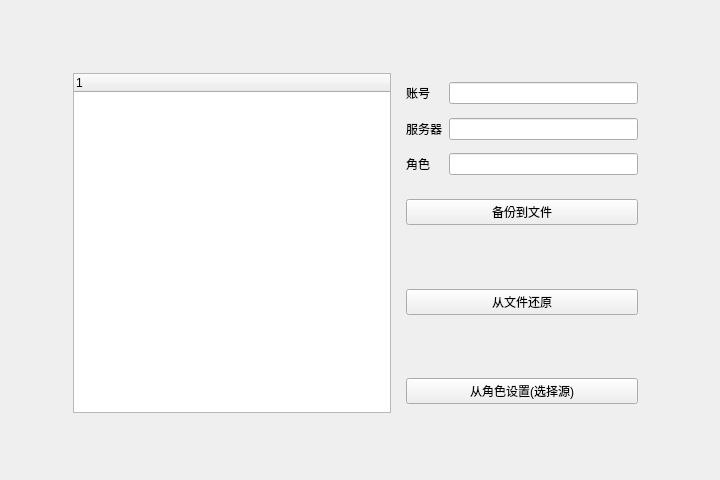
<?xml version="1.0" encoding="UTF-8"?>
<ui version="4.0">
 <class>Menu</class>
 <widget class="QWidget" name="Menu">
  <property name="geometry">
   <rect>
    <x>0</x>
    <y>0</y>
    <width>720</width>
    <height>480</height>
   </rect>
  </property>
  <property name="minimumSize">
   <size>
    <width>720</width>
    <height>480</height>
   </size>
  </property>
  <property name="maximumSize">
   <size>
    <width>750</width>
    <height>480</height>
   </size>
  </property>
  <property name="windowTitle">
   <string>Form</string>
  </property>
  <layout class="QGridLayout" name="gridLayout_2" rowstretch="1,2,4,1" columnstretch="1,4,1,4,1">
   <item row="0" column="2">
    <spacer name="verticalSpacer_7">
     <property name="orientation">
      <enum>Qt::Vertical</enum>
     </property>
     <property name="sizeHint" stdset="0">
      <size>
       <width>20</width>
       <height>53</height>
      </size>
     </property>
    </spacer>
   </item>
   <item row="1" column="1" rowspan="2" colspan="2">
    <widget class="QTreeWidget" name="treeWidget">
     <property name="editTriggers">
      <set>QAbstractItemView::DoubleClicked|QAbstractItemView::EditKeyPressed</set>
     </property>
     <column>
      <property name="text">
       <string notr="true">1</string>
      </property>
     </column>
    </widget>
   </item>
   <item row="1" column="3">
    <widget class="QWidget" name="widget_2" native="true">
     <layout class="QGridLayout" name="gridLayout">
      <item row="0" column="0">
       <widget class="QLabel" name="label">
        <property name="text">
         <string>账号</string>
        </property>
       </widget>
      </item>
      <item row="0" column="1">
       <widget class="QLineEdit" name="user_text"/>
      </item>
      <item row="1" column="0">
       <spacer name="verticalSpacer_5">
        <property name="orientation">
         <enum>Qt::Vertical</enum>
        </property>
        <property name="sizeHint" stdset="0">
         <size>
          <width>20</width>
          <height>5</height>
         </size>
        </property>
       </spacer>
      </item>
      <item row="1" column="1">
       <spacer name="verticalSpacer_3">
        <property name="orientation">
         <enum>Qt::Vertical</enum>
        </property>
        <property name="sizeHint" stdset="0">
         <size>
          <width>20</width>
          <height>5</height>
         </size>
        </property>
       </spacer>
      </item>
      <item row="2" column="0">
       <widget class="QLabel" name="label_2">
        <property name="text">
         <string>服务器</string>
        </property>
       </widget>
      </item>
      <item row="2" column="1">
       <widget class="QLineEdit" name="server_text"/>
      </item>
      <item row="3" column="0">
       <spacer name="verticalSpacer_6">
        <property name="orientation">
         <enum>Qt::Vertical</enum>
        </property>
        <property name="sizeHint" stdset="0">
         <size>
          <width>20</width>
          <height>6</height>
         </size>
        </property>
       </spacer>
      </item>
      <item row="3" column="1">
       <spacer name="verticalSpacer_4">
        <property name="orientation">
         <enum>Qt::Vertical</enum>
        </property>
        <property name="sizeHint" stdset="0">
         <size>
          <width>20</width>
          <height>6</height>
         </size>
        </property>
       </spacer>
      </item>
      <item row="4" column="0">
       <widget class="QLabel" name="label_3">
        <property name="text">
         <string>角色</string>
        </property>
       </widget>
      </item>
      <item row="4" column="1">
       <widget class="QLineEdit" name="id_text"/>
      </item>
     </layout>
    </widget>
   </item>
   <item row="2" column="0">
    <spacer name="horizontalSpacer">
     <property name="orientation">
      <enum>Qt::Horizontal</enum>
     </property>
     <property name="sizeHint" stdset="0">
      <size>
       <width>59</width>
       <height>20</height>
      </size>
     </property>
    </spacer>
   </item>
   <item row="2" column="3">
    <widget class="QWidget" name="widget" native="true">
     <layout class="QVBoxLayout" name="verticalLayout">
      <item>
       <widget class="QPushButton" name="backup_button">
        <property name="text">
         <string>备份到文件</string>
        </property>
       </widget>
      </item>
      <item>
       <spacer name="verticalSpacer">
        <property name="orientation">
         <enum>Qt::Vertical</enum>
        </property>
        <property name="sizeHint" stdset="0">
         <size>
          <width>20</width>
          <height>61</height>
         </size>
        </property>
       </spacer>
      </item>
      <item>
       <widget class="QPushButton" name="recover_button">
        <property name="text">
         <string>从文件还原</string>
        </property>
       </widget>
      </item>
      <item>
       <spacer name="verticalSpacer_2">
        <property name="orientation">
         <enum>Qt::Vertical</enum>
        </property>
        <property name="sizeHint" stdset="0">
         <size>
          <width>20</width>
          <height>60</height>
         </size>
        </property>
       </spacer>
      </item>
      <item>
       <widget class="QPushButton" name="copy_button">
        <property name="text">
         <string>从角色设置(选择源)</string>
        </property>
       </widget>
      </item>
     </layout>
    </widget>
   </item>
   <item row="2" column="4">
    <spacer name="horizontalSpacer_2">
     <property name="orientation">
      <enum>Qt::Horizontal</enum>
     </property>
     <property name="sizeHint" stdset="0">
      <size>
       <width>59</width>
       <height>20</height>
      </size>
     </property>
    </spacer>
   </item>
   <item row="3" column="1">
    <spacer name="verticalSpacer_8">
     <property name="orientation">
      <enum>Qt::Vertical</enum>
     </property>
     <property name="sizeHint" stdset="0">
      <size>
       <width>20</width>
       <height>40</height>
      </size>
     </property>
    </spacer>
   </item>
   <item row="0" column="1">
    <widget class="QLabel" name="info">
     <property name="text">
      <string/>
     </property>
    </widget>
   </item>
  </layout>
 </widget>
 <resources/>
 <connections/>
</ui>
